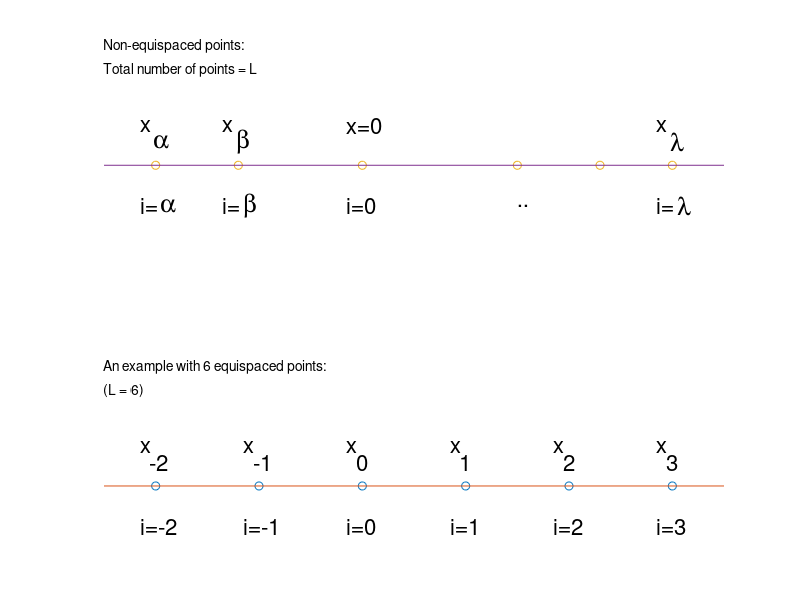

Source code (MATLAB):
% f6_2
% Copyright S. Nakamura, 1995
set(gcf, 'NumberTitle','off','Name', 'Figure 6.2')

clear,clf
alph=['a','b','c','d','e','l'];
hold on
x= [-2 -1 0 1 2 3];
y=zeros(size(x)) -3;
plot(x,y+1,'o')
plot([-2.5, 3.5], [0 0]+1-3)
for i=1:length(x)
text(x(i)-0.15,y(i)+1.5, 'x',  'FontSize', [16])
text(x(i)+0.1-0.155,y(i)+1.3, num2str(x(i)),  'FontSize', [16])
text(x(i)-0.15,y(i)+0.5,['i=',num2str(x(i))],  'FontSize', [16])

% text(x(i)-0.15,y(i)-0.5,'i=', 'FontSize', [18], 'FontName','Courier')
% text(x(i)+0.2,y(i)-1,alph(i), 'FontName','Symbol', 'FontSize', [18])
end

text(-2.5,2.5-3,'An example with 6 equispaced points:')
text(-2.5,-1+0.2,'(L = 6)')
text(-2.5,3.2,'Total number of points = L')
text(-2.5,-0.5+4,'Non-equispaced points:')
y=y+7;
x(2)=x(2)-0.2;
x(4)=x(4)+0.5;
x(5)=x(5)+0.3;
plot(x,y-2,'o')
plot([-2.5, 3.5], [0 0]+2)
axis([-2.5, 3.5, -2.599 , 3.5])

for i=1:length(x)
if i==1 | i==2| i==length(x)
text(x(i)-0.15,y(i)-1.5, 'x',  'FontSize', [16])
text(x(i)-0.15,y(i)-2.5,'i=',  'FontSize', [16])

%text(x(i)-0.15,y(i)-0.5,'i=', 'FontSize', [18], 'FontName','Courier')
text(x(i)+0.2-0.22,y(i)-1.7,alph(i), 'FontName','Symbol', 'FontSize', [18])
text(x(i)+0.2-0.15,y(i)-2.5,alph(i), 'FontName','Symbol', 'FontSize', [18])
end
end
i=3; text(x(i)-0.15,y(i)-1.5, 'x=0',  'FontSize', [16])
text(x(i)-0.15,y(i)-2.5,'i=0',  'FontSize', [16])
i=4; text(x(i),y(i)-2.5,'..',  'FontSize', [16])
axis('off')
